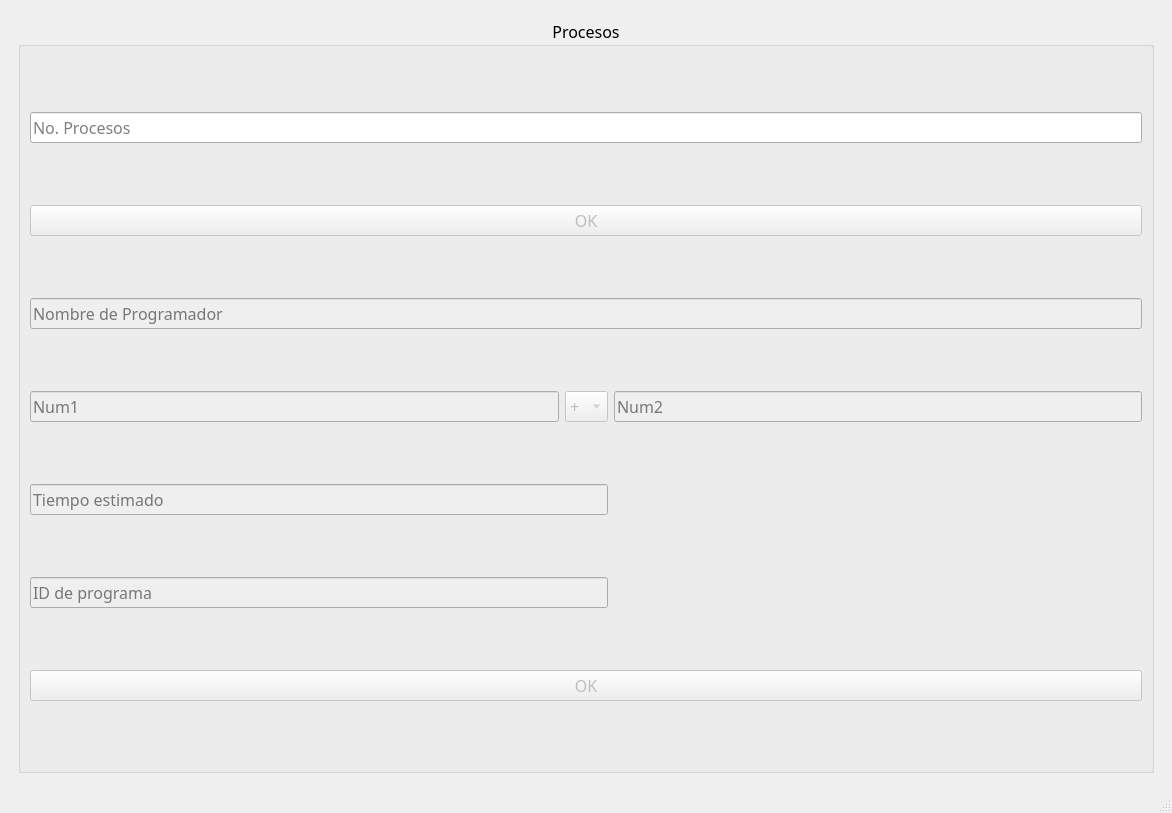
<?xml version="1.0" encoding="UTF-8"?>
<ui version="4.0">
 <class>MainWindow</class>
 <widget class="QMainWindow" name="MainWindow">
  <property name="geometry">
   <rect>
    <x>0</x>
    <y>0</y>
    <width>1172</width>
    <height>813</height>
   </rect>
  </property>
  <property name="windowTitle">
   <string>YoshiSO</string>
  </property>
  <property name="windowIcon">
   <iconset>
    <normaloff>../../Descargas/Yoshi.png</normaloff>../../Descargas/Yoshi.png</iconset>
  </property>
  <widget class="QWidget" name="centralwidget">
   <layout class="QGridLayout" name="gridLayout_5">
    <item row="0" column="0">
     <widget class="QStackedWidget" name="stackedWidget">
      <property name="currentIndex">
       <number>0</number>
      </property>
      <widget class="QWidget" name="page">
       <layout class="QGridLayout" name="gridLayout_4">
        <item row="0" column="0">
         <widget class="QGroupBox" name="IniProcGP">
          <property name="font">
           <font>
            <family>Century Gothic</family>
            <pointsize>12</pointsize>
           </font>
          </property>
          <property name="title">
           <string>Procesos</string>
          </property>
          <property name="alignment">
           <set>Qt::AlignCenter</set>
          </property>
          <layout class="QGridLayout" name="gridLayout_3">
           <item row="3" column="0">
            <widget class="QLineEdit" name="num1LE">
             <property name="enabled">
              <bool>false</bool>
             </property>
             <property name="placeholderText">
              <string>Num1</string>
             </property>
            </widget>
           </item>
           <item row="2" column="0" colspan="3">
            <widget class="QLineEdit" name="prograNameLE">
             <property name="enabled">
              <bool>false</bool>
             </property>
             <property name="placeholderText">
              <string>Nombre de Programador</string>
             </property>
            </widget>
           </item>
           <item row="3" column="2">
            <widget class="QLineEdit" name="num2LE">
             <property name="enabled">
              <bool>false</bool>
             </property>
             <property name="placeholderText">
              <string>Num2</string>
             </property>
            </widget>
           </item>
           <item row="6" column="0" colspan="3">
            <widget class="QPushButton" name="setProcPB">
             <property name="enabled">
              <bool>false</bool>
             </property>
             <property name="text">
              <string>OK</string>
             </property>
            </widget>
           </item>
           <item row="5" column="0" colspan="2">
            <widget class="QLineEdit" name="idLE">
             <property name="enabled">
              <bool>false</bool>
             </property>
             <property name="placeholderText">
              <string>ID de programa</string>
             </property>
            </widget>
           </item>
           <item row="1" column="0" colspan="3">
            <widget class="QPushButton" name="noProcePB">
             <property name="enabled">
              <bool>false</bool>
             </property>
             <property name="text">
              <string>OK</string>
             </property>
            </widget>
           </item>
           <item row="3" column="1">
            <widget class="QComboBox" name="operatoCB">
             <property name="enabled">
              <bool>false</bool>
             </property>
             <item>
              <property name="text">
               <string>+</string>
              </property>
             </item>
             <item>
              <property name="text">
               <string>-</string>
              </property>
             </item>
             <item>
              <property name="text">
               <string>*</string>
              </property>
             </item>
             <item>
              <property name="text">
               <string>/</string>
              </property>
             </item>
             <item>
              <property name="text">
               <string>%</string>
              </property>
             </item>
            </widget>
           </item>
           <item row="0" column="0" colspan="3">
            <widget class="QLineEdit" name="noProcLE">
             <property name="placeholderText">
              <string>No. Procesos</string>
             </property>
            </widget>
           </item>
           <item row="4" column="0" colspan="2">
            <widget class="QLineEdit" name="estimatedTimeLE">
             <property name="enabled">
              <bool>false</bool>
             </property>
             <property name="placeholderText">
              <string>Tiempo estimado</string>
             </property>
            </widget>
           </item>
          </layout>
         </widget>
        </item>
       </layout>
      </widget>
      <widget class="QWidget" name="pageResPro">
       <widget class="QLabel" name="unfinishedBatchLB">
        <property name="geometry">
         <rect>
          <x>10</x>
          <y>8</y>
          <width>311</width>
          <height>21</height>
         </rect>
        </property>
        <property name="font">
         <font>
          <family>Rockwell</family>
          <pointsize>12</pointsize>
         </font>
        </property>
        <property name="text">
         <string>Lotes Pendientes: </string>
        </property>
       </widget>
       <widget class="QGroupBox" name="executingprocGP">
        <property name="geometry">
         <rect>
          <x>390</x>
          <y>70</y>
          <width>341</width>
          <height>671</height>
         </rect>
        </property>
        <property name="title">
         <string/>
        </property>
        <layout class="QGridLayout" name="gridLayout">
         <item row="0" column="0">
          <widget class="QLabel" name="nameLB">
           <property name="font">
            <font>
             <family>Rockwell</family>
             <pointsize>12</pointsize>
            </font>
           </property>
           <property name="text">
            <string>Nombre: </string>
           </property>
          </widget>
         </item>
         <item row="0" column="1">
          <widget class="QLabel" name="onNameLB">
           <property name="font">
            <font>
             <family>Rockwell</family>
             <pointsize>12</pointsize>
            </font>
           </property>
           <property name="text">
            <string/>
           </property>
          </widget>
         </item>
         <item row="1" column="0">
          <widget class="QLabel" name="operationLB">
           <property name="font">
            <font>
             <family>Rockwell</family>
             <pointsize>12</pointsize>
            </font>
           </property>
           <property name="text">
            <string>Operación:</string>
           </property>
          </widget>
         </item>
         <item row="1" column="1">
          <widget class="QLabel" name="onOperatorLB">
           <property name="font">
            <font>
             <family>Rockwell</family>
             <pointsize>12</pointsize>
            </font>
           </property>
           <property name="text">
            <string/>
           </property>
          </widget>
         </item>
         <item row="2" column="0">
          <widget class="QLabel" name="estTimeLB">
           <property name="font">
            <font>
             <family>Rockwell</family>
             <pointsize>12</pointsize>
            </font>
           </property>
           <property name="text">
            <string>Tiempo estimado:</string>
           </property>
          </widget>
         </item>
         <item row="2" column="1">
          <widget class="QLabel" name="onEstimatedTimeLB">
           <property name="font">
            <font>
             <family>Rockwell</family>
             <pointsize>12</pointsize>
            </font>
           </property>
           <property name="text">
            <string/>
           </property>
          </widget>
         </item>
         <item row="3" column="0">
          <widget class="QLabel" name="passTimeLB">
           <property name="font">
            <font>
             <family>Rockwell</family>
             <pointsize>12</pointsize>
            </font>
           </property>
           <property name="text">
            <string>Tiempo transcurrido: </string>
           </property>
          </widget>
         </item>
         <item row="3" column="1">
          <widget class="QLabel" name="onPassTimeLB">
           <property name="font">
            <font>
             <family>Rockwell</family>
             <pointsize>12</pointsize>
            </font>
           </property>
           <property name="text">
            <string/>
           </property>
          </widget>
         </item>
         <item row="4" column="0">
          <widget class="QLabel" name="restTimeLB">
           <property name="font">
            <font>
             <family>Rockwell</family>
             <pointsize>12</pointsize>
            </font>
           </property>
           <property name="text">
            <string>Tiempo restante: </string>
           </property>
          </widget>
         </item>
         <item row="4" column="1">
          <widget class="QLabel" name="onRestTimeB">
           <property name="font">
            <font>
             <family>Rockwell</family>
             <pointsize>12</pointsize>
            </font>
           </property>
           <property name="text">
            <string/>
           </property>
          </widget>
         </item>
        </layout>
       </widget>
       <widget class="QFrame" name="frame">
        <property name="geometry">
         <rect>
          <x>9</x>
          <y>67</y>
          <width>311</width>
          <height>681</height>
         </rect>
        </property>
        <property name="frameShape">
         <enum>QFrame::WinPanel</enum>
        </property>
        <property name="frameShadow">
         <enum>QFrame::Plain</enum>
        </property>
        <layout class="QGridLayout" name="gridLayout_6">
         <item row="0" column="0">
          <layout class="QGridLayout" name="pendingProcGL"/>
         </item>
        </layout>
       </widget>
       <widget class="QScrollArea" name="finishedProcSA">
        <property name="geometry">
         <rect>
          <x>786</x>
          <y>63</y>
          <width>311</width>
          <height>681</height>
         </rect>
        </property>
        <property name="frameShape">
         <enum>QFrame::WinPanel</enum>
        </property>
        <property name="frameShadow">
         <enum>QFrame::Plain</enum>
        </property>
        <property name="widgetResizable">
         <bool>true</bool>
        </property>
        <widget class="QWidget" name="scrollAreaWidgetContents">
         <property name="geometry">
          <rect>
           <x>0</x>
           <y>0</y>
           <width>307</width>
           <height>677</height>
          </rect>
         </property>
         <layout class="QGridLayout" name="gridLayout_2">
          <item row="0" column="0">
           <layout class="QGridLayout" name="finishedProcGL"/>
          </item>
         </layout>
        </widget>
       </widget>
       <widget class="QPushButton" name="startPB">
        <property name="geometry">
         <rect>
          <x>390</x>
          <y>0</y>
          <width>331</width>
          <height>31</height>
         </rect>
        </property>
        <property name="font">
         <font>
          <family>Rockwell</family>
          <pointsize>12</pointsize>
         </font>
        </property>
        <property name="text">
         <string>Start</string>
        </property>
       </widget>
       <widget class="QLabel" name="globalCountLB">
        <property name="geometry">
         <rect>
          <x>790</x>
          <y>8</y>
          <width>241</width>
          <height>21</height>
         </rect>
        </property>
        <property name="font">
         <font>
          <family>Rockwell</family>
          <pointsize>12</pointsize>
         </font>
        </property>
        <property name="text">
         <string>Contador global:</string>
        </property>
       </widget>
       <widget class="QLabel" name="pendingProcLB">
        <property name="geometry">
         <rect>
          <x>9</x>
          <y>42</y>
          <width>311</width>
          <height>19</height>
         </rect>
        </property>
        <property name="font">
         <font>
          <family>Rockwell</family>
          <pointsize>12</pointsize>
         </font>
        </property>
        <property name="text">
         <string>Procesos pendientes</string>
        </property>
       </widget>
       <widget class="QLabel" name="executingProcLB">
        <property name="geometry">
         <rect>
          <x>390</x>
          <y>40</y>
          <width>281</width>
          <height>20</height>
         </rect>
        </property>
        <property name="font">
         <font>
          <family>Rockwell</family>
          <pointsize>12</pointsize>
         </font>
        </property>
        <property name="text">
         <string>Procesos ejecutandose</string>
        </property>
       </widget>
       <widget class="QLabel" name="finishedProcLB">
        <property name="geometry">
         <rect>
          <x>790</x>
          <y>40</y>
          <width>261</width>
          <height>20</height>
         </rect>
        </property>
        <property name="font">
         <font>
          <family>Rockwell</family>
          <pointsize>12</pointsize>
         </font>
        </property>
        <property name="text">
         <string>Procesos finalizados</string>
        </property>
       </widget>
      </widget>
     </widget>
    </item>
   </layout>
  </widget>
  <widget class="QMenuBar" name="menubar">
   <property name="geometry">
    <rect>
     <x>0</x>
     <y>0</y>
     <width>1172</width>
     <height>20</height>
    </rect>
   </property>
  </widget>
  <widget class="QStatusBar" name="statusbar"/>
 </widget>
 <resources/>
 <connections/>
</ui>
